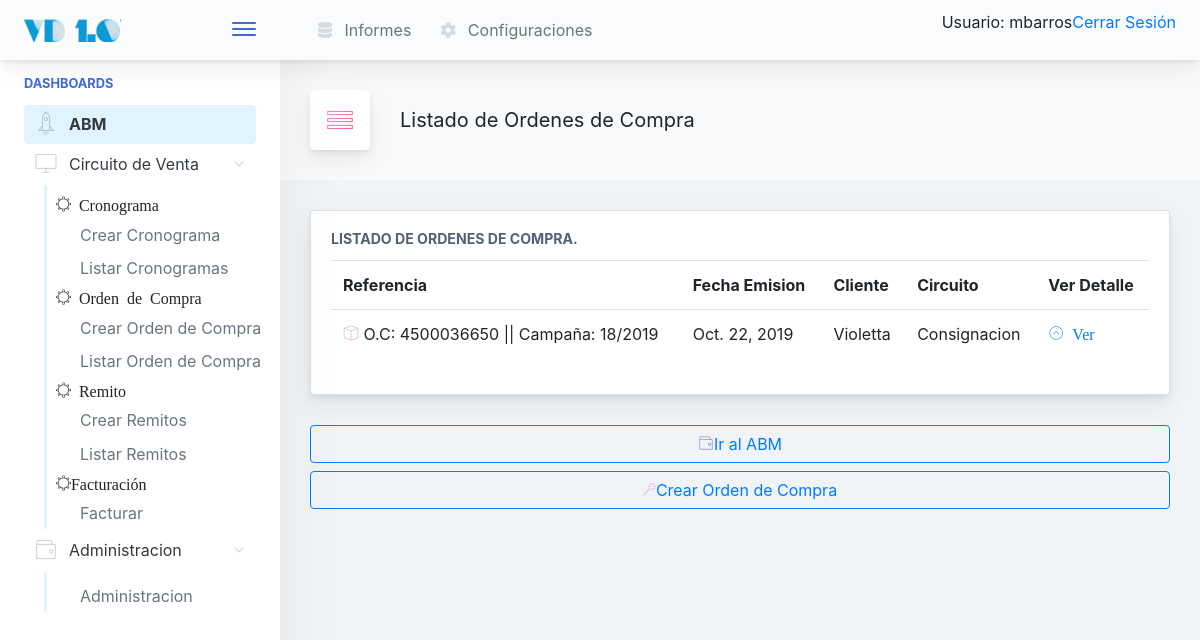
Before: /venta/ordencompra/listar/ (signed in) with the older database file.
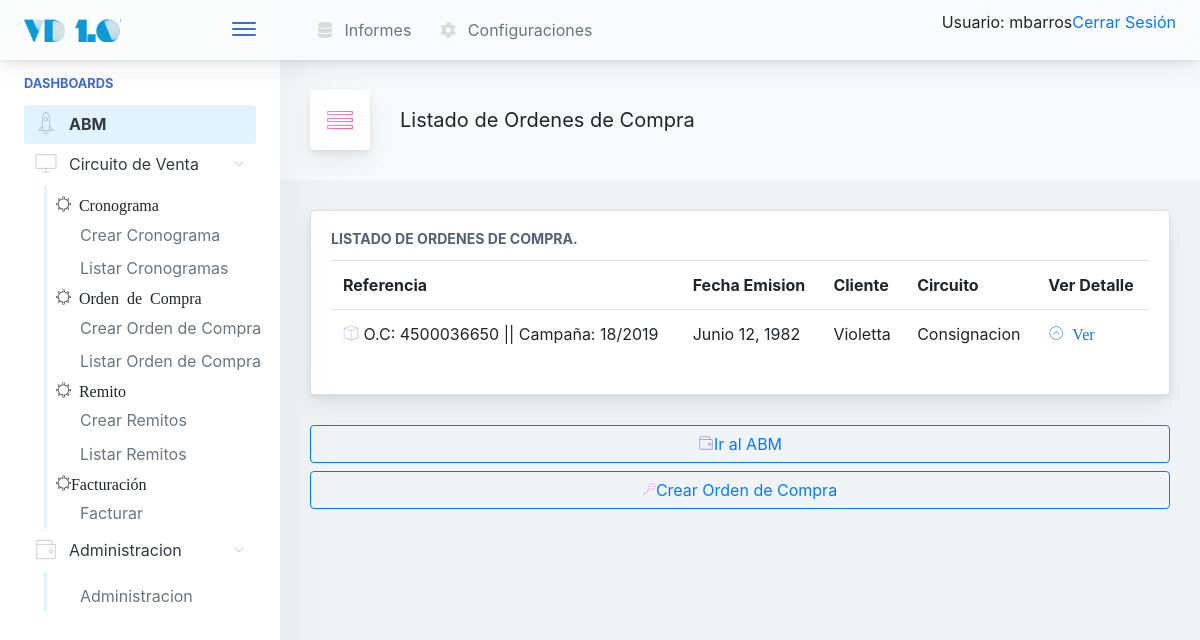
After: the same page with the newer database file.
### venta/models.py (models this page shows)
class OrdenCompra(models.Model):
        referencia_externa      = models.CharField(max_length=20, unique=True)
        cliente                         = models.ForeignKey(Cliente, null=False, blank=False, on_delete=models.CASCADE)
        cronograma                      = models.ForeignKey(Cronograma, null=False, blank=False, on_delete=models.CASCADE)
        fecha_emision           = models.DateField(null=False, blank=False)
        circuito                        = models.CharField(max_length=12, choices=CIRCUITO_CHOICE, default='Facturar')
        version = models.IntegerField(default=1)
        def __str__(self):
                return "O.C: " + self.referencia_externa + " || Campaña: " + str(self.cronograma)

class Cronograma(models.Model):
        nombre                                  = models.CharField(max_length=20)
        cliente                                 = models.ForeignKey(Cliente, null=False, blank=False, on_delete=models.CASCADE)
        fecha_inicio                    = models.DateField(default='1983-01-17')
        fecha_finalizacion              = models.DateField(default='1983-01-17')
        terminada                               = models.BooleanField(default=False)
        def __str__(self):
                return self.nombre

### gral/models.py (models this page shows)
class Cliente(models.Model):
    razon_social      = models.CharField(max_length=150, unique=True)
    nombre_corto      = models.CharField(max_length=25, unique=True)
    cuit              = models.CharField(max_length=15, unique=True)
    direccion_fiscal  = models.CharField(max_length=250)
    direccion_entrega = models.CharField(max_length=250)
    condicion_iva     = models.CharField(max_length=100, blank=False, default='Responsable Inscripto')
    observaciones     = models.TextField(blank=True)
    def __str__(self):
        return self.nombre_corto

### venta/views.py (the view)
# urls.py: path('ordencompra/listar/', OrdenCompraList.as_view(), name='OrdenCompraList'),
class OrdenCompraList(LoginRequiredMixin, ListView):
	model = OrdenCompra

### inicio/templates/venta/ordencompra_list.html
{% extends '../base.html' %}
{%  block cuerpo %}
<div class="app-page-title">
<div class="page-title-heading">
   <div class="page-title-icon">
                                        <i class="pe-7s-menu icon-gradient bg-ripe-malin">
                                        </i>
                                    </div>
<div>Listado de Ordenes de Compra</div>
                                    </div>
</div>
  {% include './partials/pOrdencompra_list.html'%}
<a href="{% url 'inicio:abm' %}">
<button class="mb-2 mr-2 btn-transition btn btn-outline-primary btn-block">
		<i class="pe-7s-wallet icon-gradient bg-plum-plate"></i>Ir al ABM
</button>
</a>
<a href="{% url 'venta:CronogramaCreate' %}">
<button class="mb-2 mr-2 btn-transition btn btn-outline-primary btn-block">
		<i class="pe-7s-magic-wand icon-gradient bg-mixed-hopes"></i>Crear Orden de Compra
</button>
</a>
{% endblock %}

### inicio/templates/venta/partials/pOrdencompra_list.html
{% if object_list %}
  <div class="main-card mb-3 card">
	<div class="card-body">
	<h5 class="card-title">Listado de Ordenes de Compra.</h5>
		<table class="table table-hover table-fixed">
		  <tr>
		    <th>Referencia</th>
		    <th>Fecha Emision</th>
		    <th>Cliente</th>
		    <th>Circuito</th>
		    <th>Ver Detalle</th>
		  </tr>
		      {% for ordencompra in object_list %}
		   <tr>
		      <td><i class="pe-7s-box2 icon-gradient bg-amy-crisp">
		        </i>
		        {{ordencompra}}
		      </td>
		      <td>
		        {{ordencompra.fecha_emision }}
		      </td>
		      <td>
		        {{ordencompra.cliente}}
		      </td>
		      <td>
		      	{{ordencompra.circuito}}
		      </td>
		      <td>
			      <a href="{% url 'venta:OrdenCompraDetail' pk=ordencompra.id %}">
			      	<i class="pe-7s-angle-up-circle">
			      			Ver
			      	</i>
			      </a>
		      </td>
		    </tr>
		      {% endfor %}
		    {% else %}
		      <p>No hay registros para mostrar.</p>
		    {% endif %}
		</table>
	</div>
</div>

Changed rows visible on the page:
changed OrdenCompra "Consignacion": fecha_emision "Oct. 22, 2019" → "Junio 12, 1982"
